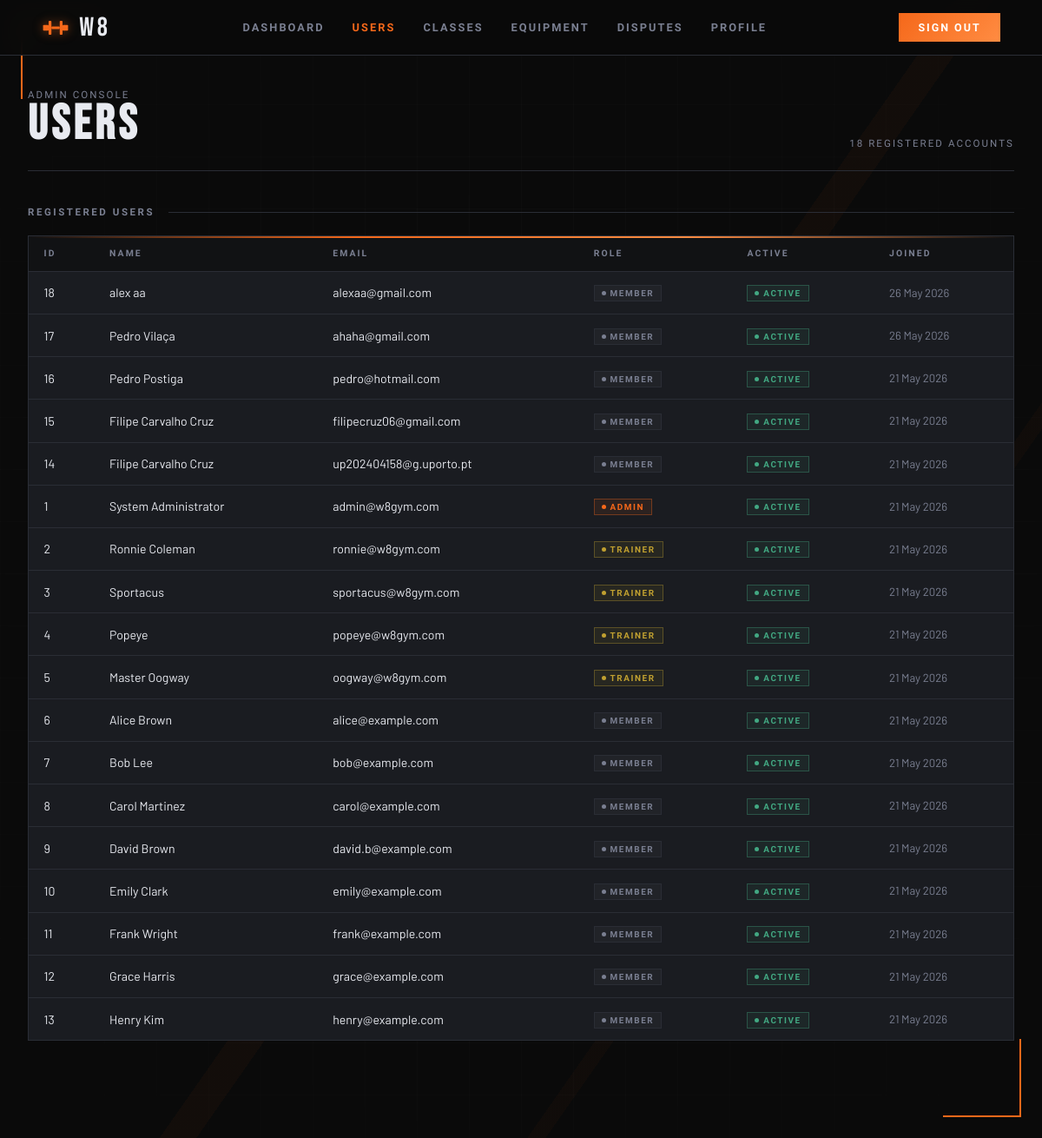
Before: /pages/admin_users.php (signed in) with the older database file.
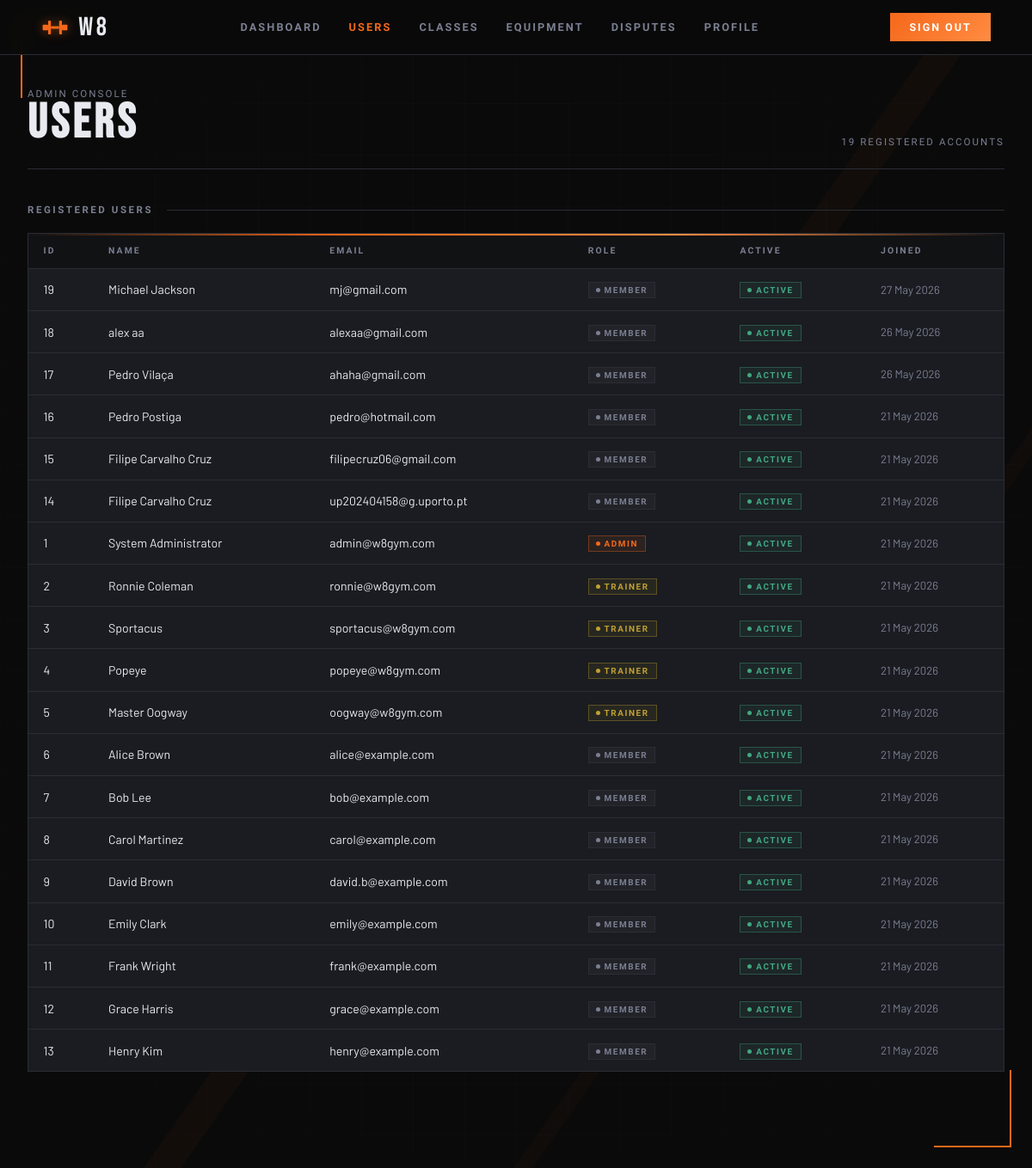
After: the same page with the newer database file.
### tables this page shows
CREATE TABLE users (
  id             INTEGER PRIMARY KEY AUTOINCREMENT,
  username       TEXT    NOT NULL UNIQUE,
  email          TEXT    NOT NULL UNIQUE,
  password_hash  TEXT    NOT NULL,
  first_name     TEXT    NOT NULL,
  last_name      TEXT    NOT NULL,
  phone          TEXT    DEFAULT NULL,
  date_of_birth  TEXT    DEFAULT NULL,   -- ISO-8601: YYYY-MM-DD
  photo_path     TEXT    DEFAULT NULL,   -- stored relative path
  role           TEXT    NOT NULL DEFAULT 'member'
                         CHECK (role IN ('member','trainer','admin')),
  is_active      INTEGER NOT NULL DEFAULT 1,
  created_at     TEXT    NOT NULL DEFAULT (datetime('now')),
  updated_at     TEXT    NOT NULL DEFAULT (datetime('now'))
  -- NOTE: update updated_at via UPDATE trigger or in application code
);

### config/session.php (called while the page is built, shortened)
<?php
if (isset($_SESSION['id']) && !isset($_SESSION['user'])) {
    $db = get_db();
    $stmt = $db->prepare('SELECT id, username, email, first_name, last_name, photo_path, role FROM users WHERE id = ?');
    $stmt->execute([$_SESSION['id']]);
}
function current_user(): ?array {
    return $_SESSION['user'] ?? null;
}
function require_login(string $redirect = '../pages/sign_in.php'): array {
    $user = current_user();
    return $user;
}
function require_role(string $role, string $redirect = '../pages/dashboard.php'): array {
    $user = require_login();
    return $user;
}
function require_admin(): array {
    return require_role('admin');
}

### pages/admin_users.php (the view, shortened to what this page needs)
<?php
require_once __DIR__ . '/../config/session.php';
$admin = require_admin();
$role = $admin['role'];
$db = get_db();
$stmt = $db->query(
    'SELECT id, username, first_name, last_name, email, role, is_active, created_at
     FROM users
     ORDER BY created_at DESC'
);
$users = $stmt->fetchAll();
?>
<!doctype html>
<html lang="en">
<head>
  <link rel="stylesheet" href="../css/base.css">
  <link rel="stylesheet" href="../css/components.css">
  <link rel="stylesheet" href="../css/admin.css">
</head>
<body>
  <span class="corner corner--tl"></span>
  <span class="corner corner--br"></span>
  <?php $current_page = 'admin_users'; require_once __DIR__ . '/../includes/nav.php'; ?>
  <main class="admin-layout">
    <header class="admin-header">
      <div>
        <div class="admin-header__sub">Admin Console</div>
        <h1 class="admin-header__title">Users</h1>
      </div>
      <div class="admin-header__sub"><?= count($users) ?> registered accounts</div>
    </header>
    <section class="admin-section">
      <div class="admin-section__heading">
        <span class="admin-section__title">Registered Users</span>
        <span class="admin-section__line"></span>
      </div>
      <div class="admin-table-wrap">
        <table class="admin-table">
          <thead>
            <tr>
              <th>ID</th>
              <th>Name</th>
              <th>Email</th>
              <th>Role</th>
              <th>Active</th>
              <th>Joined</th>
            </tr>
          </thead>
          <tbody>
            <?php foreach ($users as $u): ?>
            <tr>
              <td><?= (int)$u['id'] ?></td>
              <td><?= htmlspecialchars($u['first_name'] . ' ' . $u['last_name'], ENT_QUOTES, 'UTF-8') ?></td>
              <td><?= htmlspecialchars($u['email'], ENT_QUOTES, 'UTF-8') ?></td>
              <td><span class="badge badge--role-<?= htmlspecialchars($u['role'], ENT_QUOTES, 'UTF-8') ?>"><?= htmlspecialchars($u['role'], ENT_QUOTES, 'UTF-8') ?></span></td>
              <td><span class="badge <?= $u['is_active'] ? 'badge--active' : 'badge--inactive' ?>"><?= $u['is_active'] ? 'Active' : 'Inactive' ?></span></td>
              <td class="muted"><?= htmlspecialchars(date('d M Y', strtotime($u['created_at'])), ENT_QUOTES, 'UTF-8') ?></td>
            </tr>
            <?php endforeach; ?>
          </tbody>
        </table>
      </div>
    </section>
  </main>
</body>
</html>

### includes/nav.php (shortened to what this page needs)
<?php
$current_page = $current_page ?? '';
$role = $role ?? null;
$base_path = $base_path ?? '../';
$is_active = function($page) use ($current_page) {
    return $current_page === $page ? 'nav-link--active' : '';
};
?>
<nav>
  <a href="<?= $base_path ?>index.php" class="nav-brand">
    <span>W8</span>
  </a>
  <div class="nav-links">
    <?php if ($role): ?>
      <a href="<?= $base_path ?>pages/dashboard.php" class="<?= $is_active('dashboard') ?>">Dashboard</a>
    <?php endif; ?>
    <?php if ($role === 'member'): ?>
      <a href="<?= $base_path ?>pages/equipment.php" class="<?= $is_active('equipment') ?>">Equipment</a>
      <a href="<?= $base_path ?>pages/trainers.php" class="<?= $is_active('trainers') ?>">Trainers</a>
    <?php elseif ($role === 'trainer'): ?>
      <a href="<?= $base_path ?>pages/my_schedule.php" class="<?= $is_active('my_schedule') ?>">My Schedule</a>
      <a href="<?= $base_path ?>pages/my_roster.php" class="<?= $is_active('my_roster') ?>">Roster</a>
    <?php elseif ($role === 'admin'): ?>
      <a href="<?= $base_path ?>pages/admin_users.php" class="<?= $is_active('admin_users') ?>">Users</a>
      <a href="<?= $base_path ?>pages/admin_classes.php" class="<?= $is_active('admin_classes') ?>">Classes</a>
      <a href="<?= $base_path ?>pages/admin_equipment.php" class="<?= $is_active('admin_equipment') ?>">Equipment</a>
      <a href="<?= $base_path ?>pages/admin_disputes.php" class="<?= $is_active('admin_disputes') ?>">Disputes</a>
    <?php endif; ?>
    <?php if ($role): ?>
      <a href="<?= $base_path ?>pages/profile.php" class="<?= $is_active('profile') ?>">Profile</a>
    <?php else: ?>
      <a href="<?= $base_path ?>pages/sign_in.php" class="nav-mobile-auth" style="display:none;">Sign In</a>
      <a href="<?= $base_path ?>pages/register.php" class="nav-mobile-auth" style="display:none;">Register</a>
    <?php endif; ?>
  </div>
  <?php if ($role): ?>
    <a href="<?= $base_path ?>actions/do_logout.php" class="nav-cta nav-desktop-auth">Sign Out</a>
  <?php endif; ?>
</nav>

### css/base.css (style rules this page uses)
:root { --color-black: #0a0a0a; --color-dark: #111214; --color-steel: #1a1c21; --color-border: #2a2d35; --color-muted: #3e424f; --color-text: #e8eaf0; --color-subtle: #7a7f91; --color-accent: #f5681a; --color-accent2: #ff8c42; --color-glow: rgba(245, 104, 26, 0.18); --grad-accent: linear-gradient(135deg, var(--color-accent) 0%, var(--color-accent2) 100%); --radius-card: 2px; --radius-field: 2px; --transition: 0.22s cubic-bezier(0.4, 0, 0.2, 1); --font-display: 'Bebas Neue', sans-serif; --font-ui: 'Barlow Condensed', sans-serif; --font-body: 'Barlow', sans-serif; --fd: var(--font-display); --fu: var(--font-ui); --fb: var(--font-body); --t: var(--transition); --accent: var(--color-accent); --accent2: var(--color-accent2); --subtle: var(--color-subtle); --border: var(--color-border); --steel: var(--color-steel); --dark: var(--color-dark); --text: var(--color-text); --grad: var(--grad-accent); }
*, *::before, *::after { box-sizing: border-box; margin: 0; padding: 0; }
html { font-size: 16px; scroll-behavior: smooth; }
body { min-height: 100vh; background: var(--color-black); color: var(--color-text); font-family: var(--font-body); overflow-x: hidden; }
a { color: var(--color-accent); text-decoration: none; transition: color var(--transition); }

### css/components.css (style rules this page uses)
.corner { position: fixed; width: 90px; height: 90px; pointer-events: none; z-index: 1; }
.corner--tl { top: 24px; left: 24px; border-top: 2px solid var(--accent); border-left: 2px solid var(--accent); animation: corner-pulse 3s ease-in-out infinite; }
.corner--br { bottom: 24px; right: 24px; border-bottom: 2px solid var(--accent); border-right: 2px solid var(--accent); animation: corner-pulse 3s ease-in-out infinite 1.5s; }
nav { position: fixed; top: 0; left: 0; right: 0; z-index: 100; display: flex; align-items: center; justify-content: space-between; padding: 0 3rem; height: 64px; background: rgba(10,10,10,.92); border-bottom: 1px solid var(--border); backdrop-filter: blur(12px); }
.nav-brand { display: flex; align-items: center; gap: .7rem; text-decoration: none; }
.nav-brand svg { width: 32px; height: 32px; color: var(--accent); filter: drop-shadow(0 0 6px rgba(245, 104, 26, .5)); }
.nav-brand span { font-family: var(--fd); font-size: 1.9rem; letter-spacing: .12em; color: var(--text); }
.nav-links { display: flex; gap: 2rem; }
.nav-links a { font-family: var(--fu); font-size: .8rem; font-weight: 600; letter-spacing: .16em; text-transform: uppercase; color: var(--subtle); text-decoration: none; }
.nav-links a:hover, .nav-links a.nav-link--active { color: var(--accent); }
.nav-cta { font-family: var(--fu); font-size: .78rem; font-weight: 600; letter-spacing: .16em; text-transform: uppercase; padding: .55rem 1.4rem; background: var(--grad); color: #fff; transition: filter var(--t); text-decoration: none; }

Changed rows visible on the page:
added users: id "19", first_name+last_name "Michael Jackson", email "mj@gmail.com", role "MEMBER", is_active "ACTIVE", created_at "27 May 2026"
Other visible differences:
count($users): "18" → "19"
